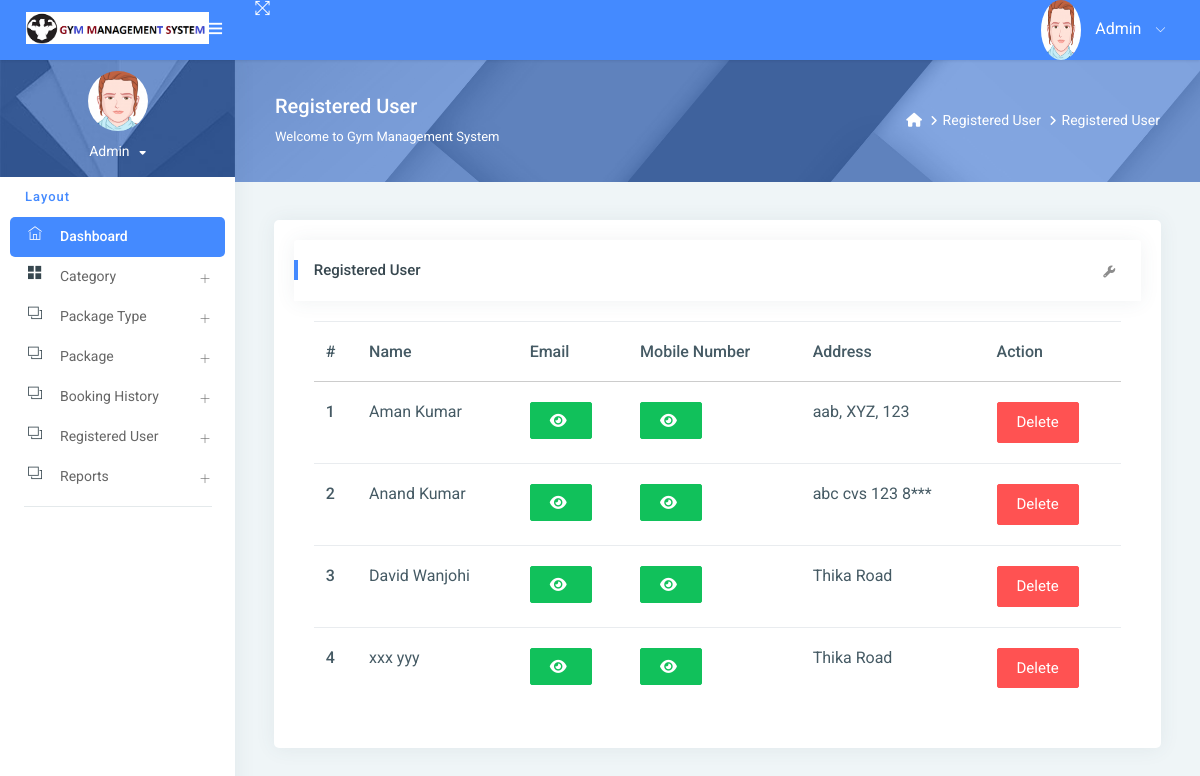
The app's page /reg_user/ (signed in) with its own data.
### gym/models.py (models this page shows, shortened)
class Signup(models.Model):
    user = models.ForeignKey(User, on_delete=models.CASCADE, null=True)
    mobile = models.CharField(max_length=15, null=True)
    state = models.CharField(max_length=150, null=True)
    city = models.CharField(max_length=150, null=True)
    address = models.CharField(max_length=200, null=True)
    creationdate = models.DateTimeField(auto_now_add=True)

### gym/views.py (the view)
# urls.py: path('reg_user/', reg_user, name="reg_user"),
@login_required(login_url='/admin_login/')
def reg_user(request):
    data = Signup.objects.all()
    d = {'data': data}
    return render(request, "admin/reg_user.html", locals())

### gym/templates/admin/reg_user.html (shortened to what this page needs)
{% extends 'admin_base.html' %}
{% load static %}
{% block main %}
<link rel="stylesheet" href="https://cdnjs.cloudflare.com/ajax/libs/font-awesome/6.2.0/css/all.min.css" />
<div class="page-header">
    <div class="page-block">
        <div class="row align-items-center">
            <div class="col-md-8">
                <div class="page-header-title">
                    <h5 class="m-b-10">Registered User</h5>
                    <p class="m-b-0">Welcome to Gym Management System</p>
                </div>
            </div>
            <div class="col-md-4">
                <ul class="breadcrumb-title">
                    <li class="breadcrumb-item">
                        <a href="{% url 'admin_home' %}"> <i class="fa fa-home"></i> </a>
                    </li>
                    <li class="breadcrumb-item"><a href="">Registered User</a>
                    </li>
                    <li class="breadcrumb-item"><a href="">Registered User</a>
                    </li>
                </ul>
            </div>
        </div>
    </div>
</div>
<div class="pcoded-inner-content">
    <div class="main-body">
        <div class="page-wrapper">
            <div class="page-body">
                <div class="row">
                    <div class="col-md-12">
                        <div class="card">
                            <div class="card-block">
                                <div class="card-header">
                                    <h5> Registered User</h5>
                                    <div class="card-header-right">
                                        <ul class="list-unstyled card-option">
                                            <li><i class="fa fa fa-wrench open-card-option"></i></li>
                                        </ul>
                                    </div>
                                </div>
                                <div class="card-block table-border-style">
                                    <div class="table-responsive">
                                        <table class="table">
                                            <thead>
                                            <tr>
                                                <th>#</th>
                                                <th>Name</th>
                                                <th>Email</th>
                                                <th>Mobile Number</th>
                                                <th>Address</th>
                                                <th>Action</th>
                                            </tr>
                                            </thead>
                                            <tbody>
                                            {% for i in data %}
                                            <tr>
                                                <th scope="row">{{forloop.counter}}</th>
                                                <td>{{i.user.first_name}} {{i.user.last_name}}</td>
                                                 <td><span id="email-{{forloop.counter}}" class="password">{{i.user.username}}</span>
                                                     <button type="button" class="btn btn-success" id="email-btn-{{forloop.counter}}" onclick="togglePassword('email-{{forloop.counter}}', this.id)"><i class="fa fa-eye"></i></button>
                                                 </td>
                                                 <td>
                                                    <button type="button" class="btn btn-success" id="mobile-btn-{{forloop.counter}}" onclick="togglePassword('mobile-{{forloop.counter}}', this.id)"><i class="fa fa-eye"></i></button>
                                                  </td>
                                                <td>{{i.address}}</td>
                                                <td>
                                                    <a href="{% url 'delete_user' i.id %}"
                                                       onclick="return confirm('Are you sure to Delete')"
                                                       class="btn btn-danger">Delete</a>
                                                </td>
                                            </tr>
                                            {% endfor %}
                                            </tbody>
                                        </table>
                                    </div>
                                </div>
                            </div>
                        </div>
                    </div>
                </div>
            </div>
        </div>
    </div>
</div>
{% endblock %}

### gym/templates/admin/reg_user.html (style rules this page uses)
.table-responsive { font-size:11px; }
td { padding:0px; }

### records on screen
Signup: user.first_name "Aman", user.last_name "Kumar", address "aab, XYZ, 123"
Signup: user.first_name "Anand", user.last_name "Kumar", address "abc cvs 123 8***"
Signup: user.first_name "David", user.last_name "Wanjohi", address "Thika Road"
Signup: user.first_name "xxx", user.last_name "yyy", address "Thika Road"
